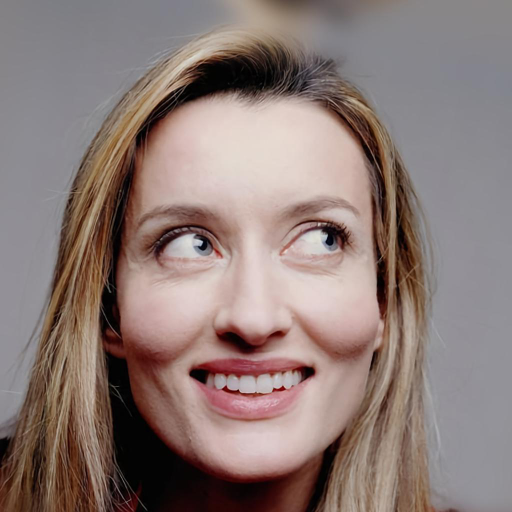
#> input picture dataset/img/test/CM_1004.png, 512 x 512 px
$ jupyter execute --allow-errors main.ipynb
#> lines starting #> are read from the running program, lines starting #| are printed output that depends on the picture
[cell 1]
import numpy as np
import sys
import cv2
import os
import matplotlib.pyplot as plt

sys.path.append('FBA_Matting')
from demo import  pred
from networks.models import build_model

[cell 2]
class Args:
  encoder = 'resnet50_GN_WS'
  decoder = 'fba_decoder'
  weights = 'FBA.pth'
args=Args()
#> (the rest of this cell did not finish here and is left out)

[cell 3]
sys.path.append('HairMapper')

from HairMapper.classifier.src.feature_extractor.hair_mask_extractor import get_hair_mask, get_parsingNet

#> (the rest of this cell did not finish here and is left out)

[cell 4]
input_img_path = 'dataset/img/test/CM_1004.png'
file_name_with_extension = os.path.basename(input_img_path)
file_name, _ = os.path.splitext(file_name_with_extension)
img_bgr = cv2.imread(input_img_path)
#> img_bgr is the input picture: shape (512, 512, 3); mean B, G, R 118.5, 122.9, 140.3
img_rgb = cv2.cvtColor(img_bgr, cv2.COLOR_BGR2RGB)

[cell 5]
trimap_result_path = 'dataset/trimap/test/'

#> (the rest of this cell did not finish here and is left out)

[cell 6]
def read_image(name):
#> called with name = 'dataset/img/test/CM_1004.png'
    return (cv2.imread(name) / 255.0)[:, :, ::-1]
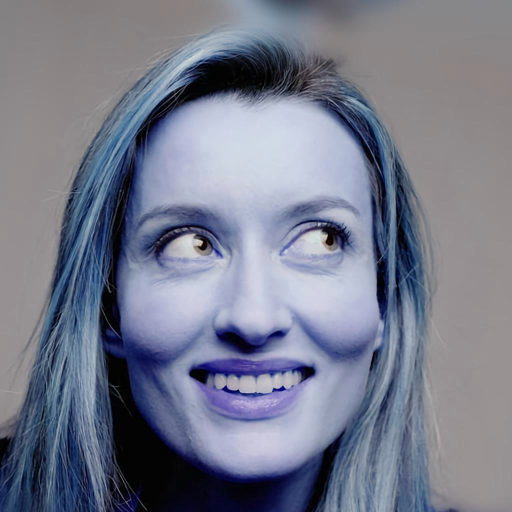
#> returned value: shape (512, 512, 3) float64; mean of channels 0, 1, 2 0.55, 0.482, 0.465; drawn as B, G, R


def read_trimap(name):
    trimap_im = cv2.imread(name, 0) / 255.0
    h, w = trimap_im.shape
    trimap = np.zeros((h, w, 2))
    trimap[trimap_im == 1, 1] = 1
    trimap[trimap_im == 0, 0] = 1
    return trimap
